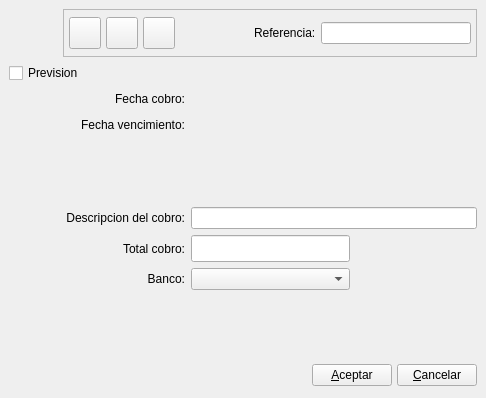
<ui version="4.0" >
 <author>Alvaro de Miguel</author>
 <class>CobroBase</class>
 <widget class="QWidget" name="CobroBase" >
  <property name="geometry" >
   <rect>
    <x>0</x>
    <y>0</y>
    <width>486</width>
    <height>398</height>
   </rect>
  </property>
  <property name="windowTitle" >
   <string>Nuevo cobro a cliente</string>
  </property>
  <property name="windowIcon" >
   <iconset resource="../../bulmages.qrc" >:/Bulmafact48x48/images/png/48x48/i_bulmages_cobros.48x48.png</iconset>
  </property>
  <layout class="QGridLayout" >
   <property name="margin" >
    <number>9</number>
   </property>
   <property name="spacing" >
    <number>6</number>
   </property>
   <item row="0" column="1" colspan="3" >
    <widget class="QFrame" name="frame" >
     <property name="frameShape" >
      <enum>QFrame::StyledPanel</enum>
     </property>
     <property name="frameShadow" >
      <enum>QFrame::Raised</enum>
     </property>
     <layout class="QHBoxLayout" >
      <property name="margin" >
       <number>5</number>
      </property>
      <property name="spacing" >
       <number>5</number>
      </property>
      <item>
       <widget class="QToolButton" name="mui_guardar" >
        <property name="minimumSize" >
         <size>
          <width>32</width>
          <height>32</height>
         </size>
        </property>
        <property name="maximumSize" >
         <size>
          <width>32</width>
          <height>32</height>
         </size>
        </property>
        <property name="toolTip" >
         <string>Guardar cobro</string>
        </property>
        <property name="whatsThis" >
         <string>Guardar cobro</string>
        </property>
        <property name="text" >
         <string/>
        </property>
        <property name="icon" >
         <iconset resource="../../bulmages.qrc" >:/Genericos32x32/images/png/i_save.xpm</iconset>
        </property>
        <property name="iconSize" >
         <size>
          <width>32</width>
          <height>32</height>
         </size>
        </property>
        <property name="shortcut" >
         <string>Ctrl+S</string>
        </property>
       </widget>
      </item>
      <item>
       <widget class="QToolButton" name="mui_borrar" >
        <property name="minimumSize" >
         <size>
          <width>32</width>
          <height>32</height>
         </size>
        </property>
        <property name="maximumSize" >
         <size>
          <width>32</width>
          <height>32</height>
         </size>
        </property>
        <property name="toolTip" >
         <string>Borrar cobro</string>
        </property>
        <property name="whatsThis" >
         <string>Borrar cobro</string>
        </property>
        <property name="text" >
         <string/>
        </property>
        <property name="icon" >
         <iconset resource="../../bulmages.qrc" >:/Genericos32x32/images/png/i_editDelete.png</iconset>
        </property>
        <property name="iconSize" >
         <size>
          <width>32</width>
          <height>32</height>
         </size>
        </property>
        <property name="shortcut" >
         <string>Ctrl+D</string>
        </property>
       </widget>
      </item>
      <item>
       <widget class="QToolButton" name="mui_imprimir" >
        <property name="minimumSize" >
         <size>
          <width>32</width>
          <height>32</height>
         </size>
        </property>
        <property name="maximumSize" >
         <size>
          <width>32</width>
          <height>32</height>
         </size>
        </property>
        <property name="toolTip" >
         <string>Borrar cobro</string>
        </property>
        <property name="whatsThis" >
         <string>Borrar cobro</string>
        </property>
        <property name="text" >
         <string/>
        </property>
        <property name="icon" >
         <iconset resource="../../bulmages.qrc" >:/Genericos32x32/images/png/i_filePrint.xpm</iconset>
        </property>
        <property name="iconSize" >
         <size>
          <width>32</width>
          <height>32</height>
         </size>
        </property>
        <property name="shortcut" >
         <string>Ctrl+I</string>
        </property>
       </widget>
      </item>
      <item>
       <spacer>
        <property name="orientation" >
         <enum>Qt::Horizontal</enum>
        </property>
        <property name="sizeType" >
         <enum>QSizePolicy::Expanding</enum>
        </property>
        <property name="sizeHint" >
         <size>
          <width>41</width>
          <height>34</height>
         </size>
        </property>
       </spacer>
      </item>
      <item>
       <widget class="QLabel" name="textLabel1_2_2_3_2_2" >
        <property name="sizePolicy" >
         <sizepolicy>
          <hsizetype>1</hsizetype>
          <vsizetype>5</vsizetype>
          <horstretch>0</horstretch>
          <verstretch>0</verstretch>
         </sizepolicy>
        </property>
        <property name="text" >
         <string>Referencia:</string>
        </property>
       </widget>
      </item>
      <item>
       <widget class="BusquedaReferencia" name="mui_refcobro" >
        <property name="minimumSize" >
         <size>
          <width>150</width>
          <height>0</height>
         </size>
        </property>
       </widget>
      </item>
     </layout>
    </widget>
   </item>
   <item row="0" column="0" >
    <widget class="QLabel" name="label" >
     <property name="minimumSize" >
      <size>
       <width>48</width>
       <height>48</height>
      </size>
     </property>
     <property name="maximumSize" >
      <size>
       <width>48</width>
       <height>48</height>
      </size>
     </property>
     <property name="text" >
      <string/>
     </property>
     <property name="pixmap" >
      <pixmap resource="../../bulmages.qrc" >:/Bulmafact48x48/images/png/48x48/i_bulmages_cobros.48x48.png</pixmap>
     </property>
    </widget>
   </item>
   <item row="1" column="0" colspan="4" >
    <widget class="QCheckBox" name="mui_previsioncobro" >
     <property name="sizePolicy" >
      <sizepolicy>
       <hsizetype>13</hsizetype>
       <vsizetype>0</vsizetype>
       <horstretch>0</horstretch>
       <verstretch>0</verstretch>
      </sizepolicy>
     </property>
     <property name="text" >
      <string>Prevision</string>
     </property>
    </widget>
   </item>
   <item row="5" column="0" colspan="2" >
    <widget class="QLabel" name="textLabel1_2_2_3_2" >
     <property name="text" >
      <string>Descripcion del cobro:</string>
     </property>
     <property name="alignment" >
      <set>Qt::AlignRight|Qt::AlignTrailing|Qt::AlignVCenter</set>
     </property>
     <property name="buddy" >
      <cstring>mui_comentcobro</cstring>
     </property>
    </widget>
   </item>
   <item row="9" column="0" colspan="4" >
    <layout class="QHBoxLayout" >
     <property name="margin" >
      <number>0</number>
     </property>
     <property name="spacing" >
      <number>5</number>
     </property>
     <item>
      <spacer>
       <property name="orientation" >
        <enum>Qt::Horizontal</enum>
       </property>
       <property name="sizeType" >
        <enum>QSizePolicy::Expanding</enum>
       </property>
       <property name="sizeHint" >
        <size>
         <width>201</width>
         <height>27</height>
        </size>
       </property>
      </spacer>
     </item>
     <item>
      <widget class="QPushButton" name="mui_aceptar" >
       <property name="text" >
        <string>&amp;Aceptar</string>
       </property>
      </widget>
     </item>
     <item>
      <widget class="QPushButton" name="mui_cancelar" >
       <property name="text" >
        <string>&amp;Cancelar</string>
       </property>
      </widget>
     </item>
    </layout>
   </item>
   <item row="6" column="2" >
    <widget class="QLineEdit" name="mui_cantcobro" >
     <property name="enabled" >
      <bool>true</bool>
     </property>
     <property name="sizePolicy" >
      <sizepolicy>
       <hsizetype>5</hsizetype>
       <vsizetype>0</vsizetype>
       <horstretch>0</horstretch>
       <verstretch>0</verstretch>
      </sizepolicy>
     </property>
     <property name="minimumSize" >
      <size>
       <width>150</width>
       <height>0</height>
      </size>
     </property>
     <property name="font" >
      <font>
       <pointsize>12</pointsize>
       <weight>75</weight>
       <bold>true</bold>
      </font>
     </property>
     <property name="alignment" >
      <set>Qt::AlignRight</set>
     </property>
     <property name="readOnly" >
      <bool>false</bool>
     </property>
    </widget>
   </item>
   <item row="6" column="3" >
    <spacer>
     <property name="orientation" >
      <enum>Qt::Horizontal</enum>
     </property>
     <property name="sizeType" >
      <enum>QSizePolicy::Preferred</enum>
     </property>
     <property name="sizeHint" >
      <size>
       <width>20</width>
       <height>20</height>
      </size>
     </property>
    </spacer>
   </item>
   <item row="7" column="2" >
    <widget class="BusquedaBanco" name="mui_idbanco" />
   </item>
   <item row="6" column="0" colspan="2" >
    <widget class="QLabel" name="textLabel1_4_4" >
     <property name="text" >
      <string>Total cobro:</string>
     </property>
     <property name="alignment" >
      <set>Qt::AlignRight|Qt::AlignTrailing|Qt::AlignVCenter</set>
     </property>
     <property name="buddy" >
      <cstring>mui_cantcobro</cstring>
     </property>
    </widget>
   </item>
   <item row="7" column="0" colspan="2" >
    <widget class="QLabel" name="textLabel1_4_5" >
     <property name="text" >
      <string>Banco:</string>
     </property>
     <property name="alignment" >
      <set>Qt::AlignRight|Qt::AlignTrailing|Qt::AlignVCenter</set>
     </property>
     <property name="buddy" >
      <cstring>mui_idbanco</cstring>
     </property>
    </widget>
   </item>
   <item row="8" column="0" colspan="4" >
    <spacer>
     <property name="orientation" >
      <enum>Qt::Vertical</enum>
     </property>
     <property name="sizeHint" >
      <size>
       <width>457</width>
       <height>81</height>
      </size>
     </property>
    </spacer>
   </item>
   <item row="5" column="2" colspan="2" >
    <widget class="QLineEdit" name="mui_comentcobro" >
     <property name="sizePolicy" >
      <sizepolicy>
       <hsizetype>5</hsizetype>
       <vsizetype>0</vsizetype>
       <horstretch>0</horstretch>
       <verstretch>0</verstretch>
      </sizepolicy>
     </property>
    </widget>
   </item>
   <item row="2" column="0" colspan="2" >
    <widget class="QLabel" name="textLabel1_2_3" >
     <property name="text" >
      <string>Fecha cobro:</string>
     </property>
     <property name="alignment" >
      <set>Qt::AlignRight|Qt::AlignTrailing|Qt::AlignVCenter</set>
     </property>
    </widget>
   </item>
   <item row="2" column="2" >
    <widget class="BusquedaFecha" native="1" name="mui_fechacobro" >
     <property name="sizePolicy" >
      <sizepolicy>
       <hsizetype>5</hsizetype>
       <vsizetype>5</vsizetype>
       <horstretch>0</horstretch>
       <verstretch>0</verstretch>
      </sizepolicy>
     </property>
     <property name="minimumSize" >
      <size>
       <width>150</width>
       <height>0</height>
      </size>
     </property>
    </widget>
   </item>
   <item row="2" column="3" >
    <spacer>
     <property name="orientation" >
      <enum>Qt::Horizontal</enum>
     </property>
     <property name="sizeType" >
      <enum>QSizePolicy::Preferred</enum>
     </property>
     <property name="sizeHint" >
      <size>
       <width>20</width>
       <height>20</height>
      </size>
     </property>
    </spacer>
   </item>
   <item row="3" column="3" >
    <spacer>
     <property name="orientation" >
      <enum>Qt::Horizontal</enum>
     </property>
     <property name="sizeType" >
      <enum>QSizePolicy::Preferred</enum>
     </property>
     <property name="sizeHint" >
      <size>
       <width>20</width>
       <height>20</height>
      </size>
     </property>
    </spacer>
   </item>
   <item row="4" column="0" colspan="4" >
    <widget class="BusquedaCliente" native="1" name="mui_cliente" >
     <property name="sizePolicy" >
      <sizepolicy>
       <hsizetype>7</hsizetype>
       <vsizetype>5</vsizetype>
       <horstretch>0</horstretch>
       <verstretch>0</verstretch>
      </sizepolicy>
     </property>
     <property name="minimumSize" >
      <size>
       <width>0</width>
       <height>60</height>
      </size>
     </property>
    </widget>
   </item>
   <item row="3" column="0" colspan="2" >
    <widget class="QLabel" name="textLabel1_2_4" >
     <property name="text" >
      <string>Fecha vencimiento:</string>
     </property>
     <property name="alignment" >
      <set>Qt::AlignRight|Qt::AlignTrailing|Qt::AlignVCenter</set>
     </property>
    </widget>
   </item>
   <item row="3" column="2" >
    <widget class="BusquedaFecha" native="1" name="mui_fechavenccobro" >
     <property name="sizePolicy" >
      <sizepolicy>
       <hsizetype>5</hsizetype>
       <vsizetype>5</vsizetype>
       <horstretch>0</horstretch>
       <verstretch>0</verstretch>
      </sizepolicy>
     </property>
     <property name="minimumSize" >
      <size>
       <width>150</width>
       <height>0</height>
      </size>
     </property>
    </widget>
   </item>
  </layout>
 </widget>
 <layoutdefault spacing="4" margin="3" />
 <customwidgets>
  <customwidget>
   <class>BusquedaReferencia</class>
   <extends>QLineEdit</extends>
   <header>busquedareferencia.h</header>
  </customwidget>
  <customwidget>
   <class>BusquedaFecha</class>
   <extends>QWidget</extends>
   <header>../../../bulmalib/busquedafecha.h</header>
  </customwidget>
  <customwidget>
   <class>BusquedaCliente</class>
   <extends>QWidget</extends>
   <header>busquedacliente.h</header>
  </customwidget>
  <customwidget>
   <class>BusquedaBanco</class>
   <extends>QComboBox</extends>
   <header>busquedabanco.h</header>
  </customwidget>
 </customwidgets>
 <resources>
  <include location="../../bulmages.qrc" />
 </resources>
 <connections/>
</ui>
